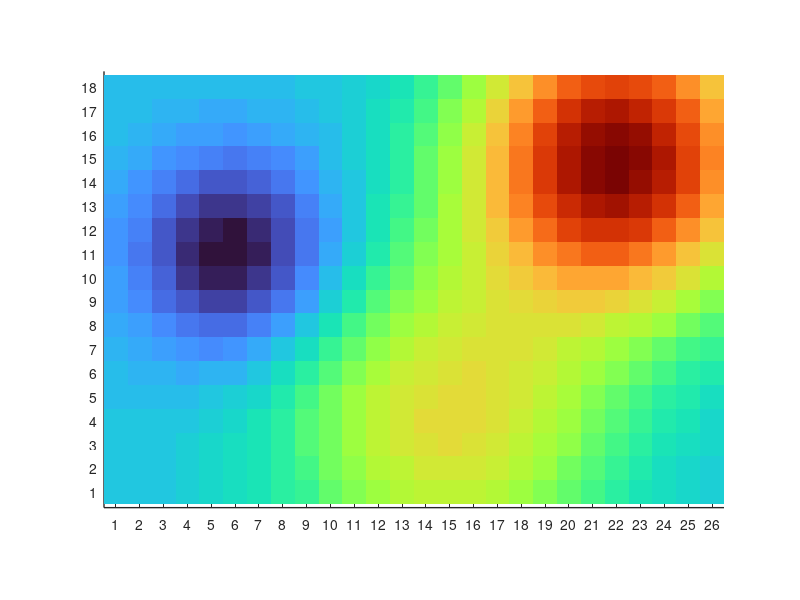

MATLAB code for this plot: (Note: this script raises an error after producing the figure.)

%% Figura integrada: espacio de busqueda, humedad, obstaculos y robot modular
% Autor: Adaptado para articulo de robot modular y monitoreo de humedad
% Descripcion:
% Genera una figura tipo paper con:
% - Campo discreto de humedad del suelo
% - Campo vectorial de navegacion
% - Fuente de humedad
% - Obstaculos
% - Robot modular tipo cadena
% - Radios de sensado
% - Trayectoria x(0) -> x(t)
% - Direccion deseada d*(x,k)

clear; clc; close all;

%% ============================================================
% 1. Dominio discreto de busqueda
% ============================================================

Nx = 26;              % Numero de celdas en x
Ny = 18;              % Numero de celdas en y

x = 1:Nx;
y = 1:Ny;

[X,Y] = meshgrid(x,y);

%% ============================================================
% 2. Campo de humedad del suelo mu(x)
% ============================================================

% Campo base con fuente principal de humedad y variaciones espaciales
mu = 0.35 ...
    + 0.55*exp(-((X-22).^2 + (Y-15).^2)/38) ...   % Fuente principal
    + 0.25*exp(-((X-15).^2 + (Y-4).^2)/45) ...    % Humedad secundaria
    - 0.22*exp(-((X-6).^2  + (Y-11).^2)/18);      % Zona de baja humedad

% Normalizacion entre 0 y 1
mu = (mu - min(mu(:))) ./ (max(mu(:)) - min(mu(:)));

%% ============================================================
% 3. Obstaculos
% ============================================================

obs = false(Ny,Nx);

% Obstaculo 1: bloque irregular izquierdo
obs(10:12,4:7) = true;
obs(13,5:6)    = true;
obs(11,8)      = true;

% Obstaculo 2: bloque inferior central
obs(5:6,15:16) = true;

% Obstaculo 3: bloque superior central
obs(12:13,16:17) = true;

% Penalizacion del campo por obstaculos
mu_obs = mu;
mu_obs(obs) = NaN;

%% ============================================================
% 4. Campo vectorial de navegacion
% ============================================================

% Gradiente del campo de humedad
[dmu_dy,dmu_dx] = gradient(mu);

% Campo repulsivo alrededor de obstaculos
Ux_rep = zeros(size(mu));
Uy_rep = zeros(size(mu));

[oy, ox] = find(obs);

for n = 1:length(ox)
    dx = X - ox(n);
    dy = Y - oy(n);
    r2 = dx.^2 + dy.^2 + 0.5;
    
    % Repulsion decreciente con la distancia
    influence = exp(-r2/5);
    Ux_rep = Ux_rep + influence .* dx ./ sqrt(r2);
    Uy_rep = Uy_rep + influence .* dy ./ sqrt(r2);
end

% Campo combinado: atraccion por humedad + repulsion por obstaculos
k_mu = 1.0;
k_obs = 0.65;

U = k_mu*dmu_dx + k_obs*Ux_rep;
V = k_mu*dmu_dy + k_obs*Uy_rep;

% Normalizar vectores para visualizacion
mag = sqrt(U.^2 + V.^2);
Uq = U ./ (mag + eps);
Vq = V ./ (mag + eps);

% Submuestreo del campo vectorial
step = 2;
Xq = X(1:step:end,1:step:end);
Yq = Y(1:step:end,1:step:end);
Uq = Uq(1:step:end,1:step:end);
Vq = Vq(1:step:end,1:step:end);

%% ============================================================
% 5. Crear figura
% ============================================================

figure('Color','w','Position',[100 80 1200 850]);
hold on;

% Mapa de humedad
imagesc(x,y,mu);
set(gca,'YDir','normal');

% Mapa de color
colormap(turbo);
caxis([0 1]);

% Grilla
xticks(0:1:Nx);
yticks(0:1:Ny);
grid on;
set(gca,'GridColor',[1 1 1],'GridAlpha',0.35,'LineWidth',1.0);

% Ajuste visual de ejes
xlim([0 Nx+1]);
ylim([0 Ny+1]);
axis equal tight;

%% ============================================================
% 6. Dibujar obstaculos
% ============================================================

drawGridObstacle(obs, [0.45 0.45 0.45]);

% Etiquetas de obstaculos
text(6.6,12.2,'$\Omega_1$', ...
    'Interpreter','latex', ...
    'Color','r', ...
    'FontSize',22, ...
    'FontWeight','bold');

text(15.0,6.7,'Obs. 2', ...
    'Interpreter','latex', ...
    'Color','k', ...
    'FontSize',13, ...
    'FontWeight','bold');

text(16.0,13.5,'Obs. 3', ...
    'Interpreter','latex', ...
    'Color','k', ...
    'FontSize',13, ...
    'FontWeight','bold');

% Region de influencia del obstaculo 1
theta = linspace(0,2*pi,300);
cx = 5.8; cy = 11.3;
rx = 3.4; ry = 1.9;

plot(cx + rx*cos(theta), cy + ry*sin(theta), ...
    'r--','LineWidth',2.0);

%% ============================================================
% 7. Fuente de humedad y contornos
% ============================================================

source_x = 22;
source_y = 15;

% Contornos blancos alrededor de la fuente
contour(X,Y,mu,[0.72 0.82 0.92], ...
    'LineColor','w', ...
    'LineWidth',2.5);

text(source_x-1.1,source_y+0.1, ...
    {'Moisture','source'}, ...
    'Color','k', ...
    'FontSize',14, ...
    'FontWeight','bold', ...
    'HorizontalAlignment','center');

%% ============================================================
% 8. Campo vectorial
% ============================================================

quiver(Xq,Yq,Uq,Vq,0.7, ...
    'k', ...
    'LineWidth',1.4, ...
    'MaxHeadSize',1.8);

%% ============================================================
% 9. Trayectoria del robot
% ============================================================

% Puntos de trayectoria conceptual
path_x = [7 8.5 10.0 11.5 13.0 14.5 16.0 18.0 20.0 22.0];
path_y = [4.5 6.0 7.4 8.3 8.8 9.2 10.0 11.2 13.0 15.0];

% Trayectoria punteada
plot(path_x,path_y,'k--','LineWidth',3.0);

% Punto inicial
plot(path_x(1),path_y(1),'ko', ...
    'MarkerFaceColor','k', ...
    'MarkerSize',10);

text(path_x(1)-0.7,path_y(1)-0.9,'$\mathbf{x}(0)$', ...
    'Interpreter','latex', ...
    'FontSize',18, ...
    'Color','k', ...
    'FontWeight','bold');

% Flecha final hacia fuente
annotation_arrow(gca,[20.2 22.1],[12.4 14.9], ...
    'Color','k','LineWidth',4);

text(22.3,14.2,'$\mathbf{x}(t)$', ...
    'Interpreter','latex', ...
    'FontSize',18, ...
    'Color','k', ...
    'FontWeight','bold');

% Direccion deseada
text(15.7,10.7,'$\mathbf{d}^{*}(\mathbf{x},k)$', ...
    'Interpreter','latex', ...
    'FontSize',18, ...
    'Color','k', ...
    'FontWeight','bold');

%% ============================================================
% 10. Robot modular tipo cadena
% ============================================================

% Posiciones de los modulos
robot_x = [10.2 11.4 12.6 14.0];
robot_y = [7.1 8.0 8.4 8.9];

% Dibujar radios de sensado
Rs = 1.25;
for i = 1:length(robot_x)
    plot(robot_x(i) + Rs*cos(theta), ...
         robot_y(i) + Rs*sin(theta), ...
         'b--','LineWidth',1.5);
end

% Dibujar enlaces entre modulos
plot(robot_x,robot_y,'k-','LineWidth',4);

% Dibujar modulos
module_size = 0.65;
for i = 1:length(robot_x)
    rectangle('Position',[robot_x(i)-module_size/2, ...
                          robot_y(i)-module_size/2, ...
                          module_size, module_size], ...
              'Curvature',0.15, ...
              'FaceColor','w', ...
              'EdgeColor','k', ...
              'LineWidth',2.5);
    
    % Etiqueta del modulo
    text(robot_x(i)-0.25,robot_y(i)-0.85, ...
        ['$m_',num2str(i),'$'], ...
        'Interpreter','latex', ...
        'FontSize',15, ...
        'FontWeight','bold', ...
        'Color','k');
    
    % Flecha verde de orientacion local
    annotation_arrow(gca, ...
        [robot_x(i)-0.15 robot_x(i)+0.55], ...
        [robot_y(i)-0.05 robot_y(i)+0.45], ...
        'Color',[0 0.45 0], ...
        'LineWidth',2.5);
end

%% ============================================================
% 11. Etiquetas, titulo y barra de color
% ============================================================

title('Search space $\Omega_d$', ...
    'Interpreter','latex', ...
    'FontSize',24, ...
    'FontWeight','bold');

xlabel('$x_1$', ...
    'Interpreter','latex', ...
    'FontSize',20);

ylabel('$x_2$', ...
    'Interpreter','latex', ...
    'FontSize',20);

cb = colorbar;
cb.Label.String = 'Soil moisture $\mu(\mathbf{x})$ - VWC';
cb.Label.Interpreter = 'latex';
cb.Label.FontSize = 18;
cb.Ticks = 0:0.2:1;
cb.FontSize = 13;

% Mejorar aspecto del eje
set(gca, ...
    'FontSize',14, ...
    'TickLabelInterpreter','latex', ...
    'Box','on', ...
    'Layer','top');

%% ============================================================
% 12. Exportar figura
% ============================================================

exportgraphics(gcf,'search_space_modular_robot.png','Resolution',300);
exportgraphics(gcf,'search_space_modular_robot.pdf','ContentType','vector');

disp('Figura exportada como: search_space_modular_robot.png y search_space_modular_robot.pdf');

%% ============================================================
% FUNCIONES AUXILIARES
% ============================================================

function drawGridObstacle(obs, faceColor)
    % Dibuja obstaculos celda por celda sobre una grilla
    [rows, cols] = find(obs);
    
    for i = 1:length(rows)
        x0 = cols(i) - 0.5;
        y0 = rows(i) - 0.5;
        
        rectangle('Position',[x0 y0 1 1], ...
            'FaceColor',faceColor, ...
            'EdgeColor',[0.15 0.15 0.15], ...
            'LineWidth',1.0);
    end
end

function annotation_arrow(ax, xdata, ydata, varargin)
    % Dibuja una flecha dentro de un eje usando annotation,
    % convirtiendo coordenadas de datos a coordenadas normalizadas.
    
    fig = ancestor(ax,'figure');
    
    % Guardar unidades originales
    oldUnitsAx = ax.Units;
    oldUnitsFig = fig.Units;
    
    ax.Units = 'normalized';
    fig.Units = 'normalized';
    
    axpos = ax.Position;
    xlim_ax = ax.XLim;
    ylim_ax = ax.YLim;
    
    % Conversion a coordenadas normalizadas de figura
    xnorm = axpos(1) + (xdata - xlim_ax(1)) ./ diff(xlim_ax) * axpos(3);
    ynorm = axpos(2) + (ydata - ylim_ax(1)) ./ diff(ylim_ax) * axpos(4);
    
    annotation(fig,'arrow',xnorm,ynorm,varargin{:});
    
    % Restaurar unidades
    ax.Units = oldUnitsAx;
    fig.Units = oldUnitsFig;
end
